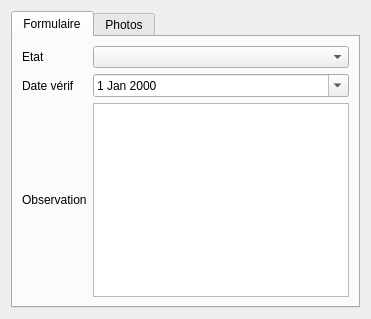
         <widget class="QWidget" name="NCC">
          <layout class="QGridLayout" name="gridLayout_9">
           <item row="2" column="0">
            <widget class="QTabWidget" name="tabWidget_verif">
             <property name="currentIndex">
              <number>0</number>
             </property>
             <widget class="QWidget" name="tab_12">
              <attribute name="title">
               <string>Formulaire</string>
              </attribute>
              <layout class="QGridLayout" name="gridLayout_12">
               <item row="2" column="0">
                <widget class="QLabel" name="label_16">
                 <property name="text">
                  <string>Observation</string>
                 </property>
                </widget>
               </item>
               <item row="2" column="1">
                <widget class="QTextBrowser" name="textBrowser_etatverif">
                 <property name="readOnly">
                  <bool>false</bool>
                 </property>
                </widget>
               </item>
               <item row="0" column="1">
                <widget class="QComboBox" name="comboBox_etatverif"/>
               </item>
               <item row="0" column="0">
                <widget class="QLabel" name="label_15">
                 <property name="text">
                  <string>Etat</string>
                 </property>
                </widget>
               </item>
               <item row="1" column="0">
                <widget class="QLabel" name="label_17">
                 <property name="text">
                  <string>Date vérif</string>
                 </property>
                </widget>
               </item>
               <item row="1" column="1">
                <widget class="QDateEdit" name="dateEdit_etatverif">
                 <property name="calendarPopup">
                  <bool>true</bool>
                 </property>
                </widget>
               </item>
              </layout>
             </widget>
             <widget class="QWidget" name="tab_14">
              <attribute name="title">
               <string>Photos</string>
              </attribute>
              <layout class="QVBoxLayout" name="verticalLayout_17"/>
             </widget>
            </widget>
           </item>
          </layout>
         </widget>
